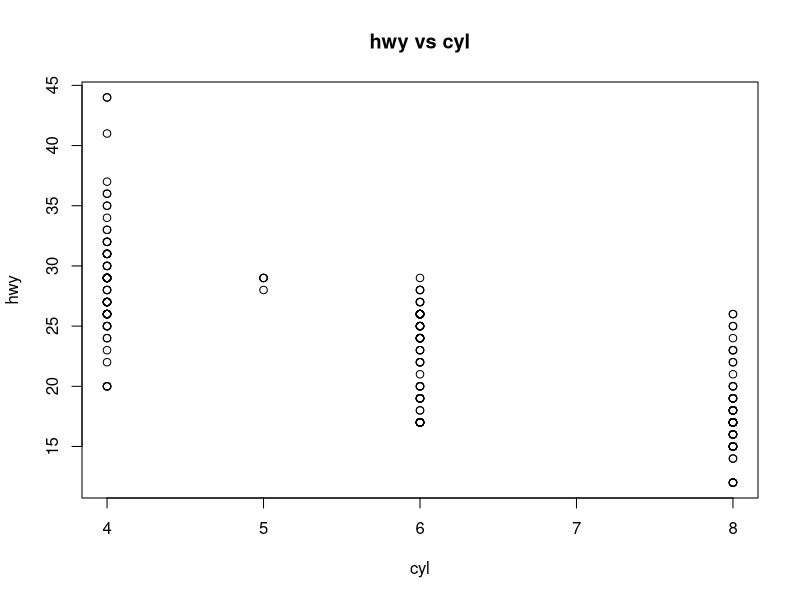
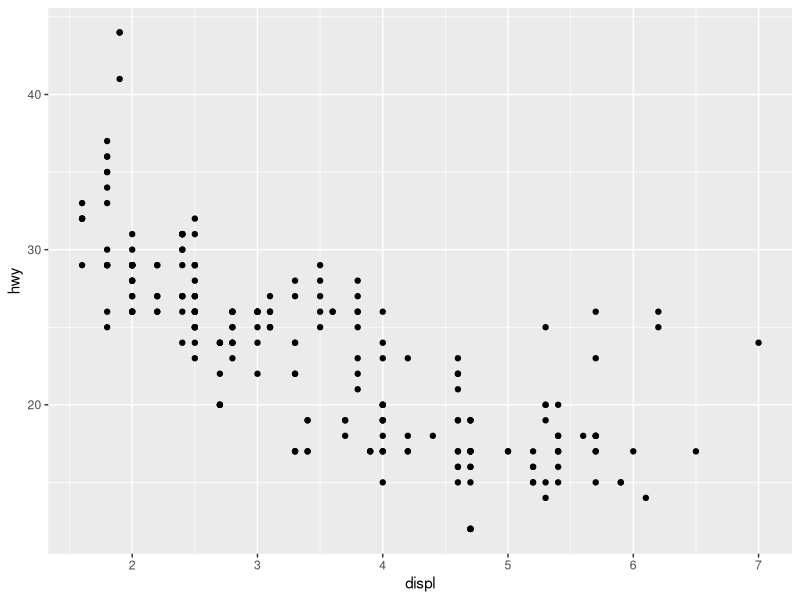

The R source for these figures, in order:
## ---- chunk 1
knitr::opts_chunk$set(echo = TRUE)
## ---- chunk 2
library(tidyverse)
## ---- chunk 3
    x <- mpg$cyl
    y <- mpg$hwy
    plot(x,y, main ="hwy vs cyl",xlab="cyl",ylab="hwy")
## ---- chunk 4
library(tidyverse)

ggplot(data = mpg) + 
  geom_point(mapping = aes(x = displ, y = hwy))

filter(mpg, cyl == 8)
filter(diamonds, carat > 3)
